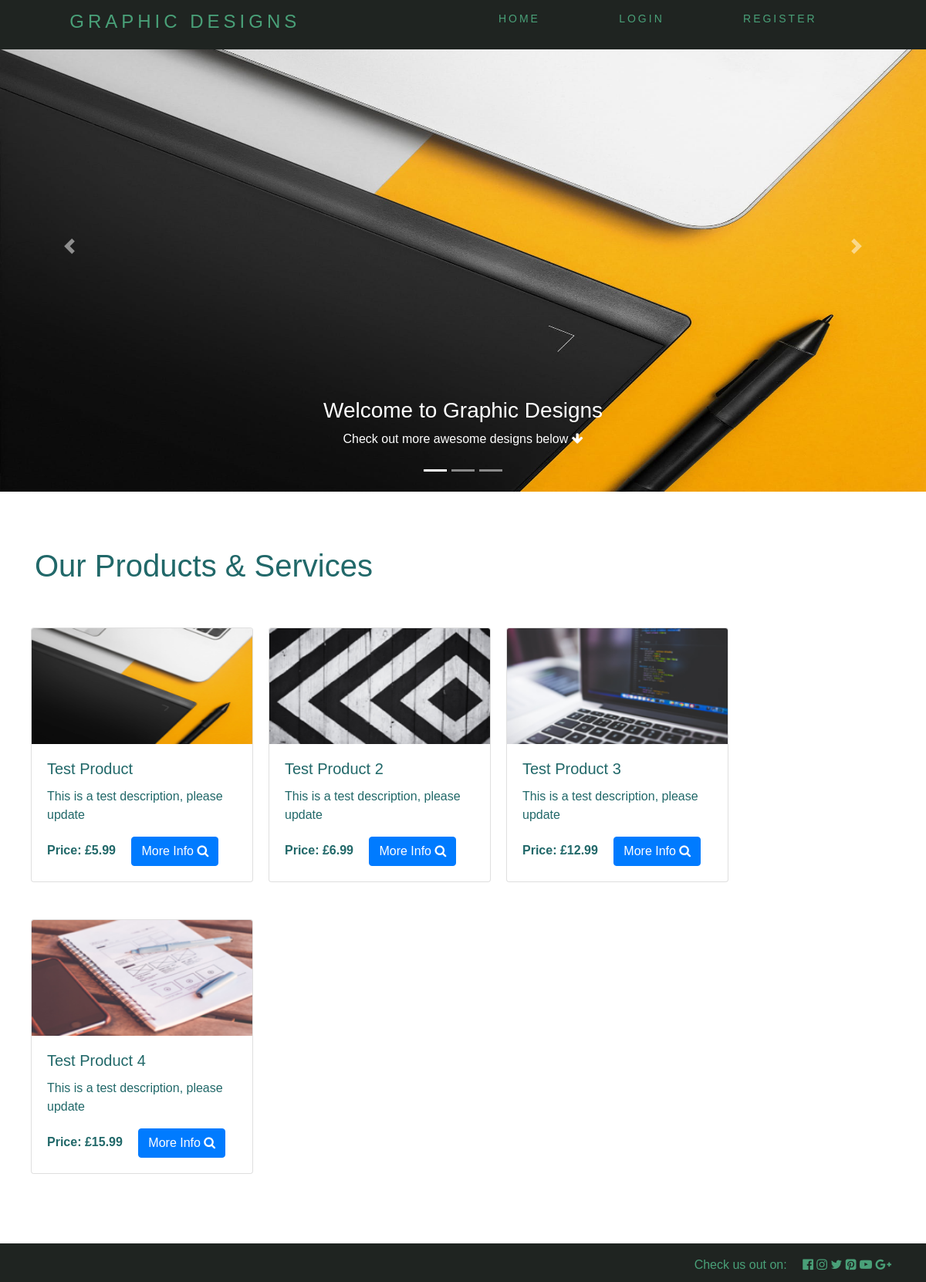
The page / on the database its author committed.
### users/models.py (models this page shows, shortened)
class Item(models.Model):
    title = models.CharField(max_length=100)
    price = models.FloatField()
    discount_price = models.FloatField(blank=True, null=True)
    size = models.CharField(choices=SIZE_CHOICES, default='S', max_length=2)
    image = models.ImageField(default='default.jpg', upload_to='product_pics')
    slug = models.SlugField()
    description = models.TextField(default='This is a test description, please update')
    def  get_absolute_url(self):
        return reverse('core:product', kwargs={
            'slug': self.slug
        })

### graphic_designs/views.py (the view)
# urls.py: path('', views.HomeView.as_view(), name='home'),
class HomeView(ListView):
    model = Item
    paginate_by = 12
    template_name = "app/home.html"

### graphic_designs/templates/app/home.html (shortened to what this page needs)
{% extends 'app/base.html' %}
{% block slider %}
<div id="carousel-example-2" class="carousel slide carousel-fade" data-ride="carousel">
    <ol class="carousel-indicators">
        <li data-target="#carousel-example-2" data-slide-to="0" class="active"></li>
        <li data-target="#carousel-example-2" data-slide-to="1"></li>
        <li data-target="#carousel-example-2" data-slide-to="2"></li>
    </ol>
    <div class="carousel-inner" role="listbox">
        <div class="carousel-item active">
            <div class="view">
                <img class="slider-image" style="color:black" src="/media/images/carousel/slider-1.png"
                    alt="First slide">
            </div>
            <div class="carousel-caption">
                <h3 class="h3-responsive">Welcome to Graphic Designs</h3>
                <p>Check out more awesome designs below <a id="scroll"><i class="fa fa-arrow-down" aria-hidden="true"></i></a></p>
            </div>
        </div>
    </div>
    <a class="carousel-control-prev" href="#carousel-example-2" role="button" data-slide="prev">
        <span class="carousel-control-prev-icon" aria-hidden="true"></span>
    </a>
    <a class="carousel-control-next" href="#carousel-example-2" role="button" data-slide="next">
        <span class="carousel-control-next-icon" aria-hidden="true"></span>
    </a>
</div>
{% endblock %}
{% block body %}
    <div class="col-md-12 mobile-center">
        <br>
        <h1>Our Products & Services</h1>
        <div class="row mobile-center">
        {% for product in object_list %}
            <div class="card mt-5" style="width: 18rem;">
                <a href="{{ product.get_absolute_url }}">
                    <img class="card-img-top" src="{{ product.image.url }}" alt="{{ product.title }}">
                </a>
                <div class="card-body">
                    <h5 class="card-title">{{ product.title }}</h5>
                    <p class="card-text">{{ product.description }}</p>
                    <strong class="mr-3">Price: {% if product.discount_price %}£{{ product.discount_price }}{% else %}£{{ product.price }}{% endif %}</strong>
                    <a href="{{ product.get_absolute_url }}" class="btn btn-primary">More Info <i class="fa fa-search" aria-hidden="true"></i></a>
                </div>
            </div>
        {% endfor %}
        </div>
    </div>
    <div class="col-md-12 mt-4 ml-2">
        <div class="row">
        </div>
    </div>
{% endblock %}

### graphic_designs/static/css/style.css (style rules this page uses)
* { margin: 0; padding: 0; box-sizing: border-box; }
body { background: #ffffff; color: #216869; font-family: 'Poppins', sans-serif; margin-bottom: 100px; }
.slider-image { width: 100%; height: 637px; }
.card { margin: 0 10px; }
.card-img-top { height: 150px; }

### rows shown on the page
Item: image (picture), title "Test Product", description "This is a test description, please update", discount_price "5.99"
Item: image (picture), title "Test Product 2", description "This is a test description, please update", discount_price "6.99"
Item: image (picture), title "Test Product 3", description "This is a test description, please update", price "12.99"
Item: image (picture), title "Test Product 4", description "This is a test description, please update", price "15.99"
